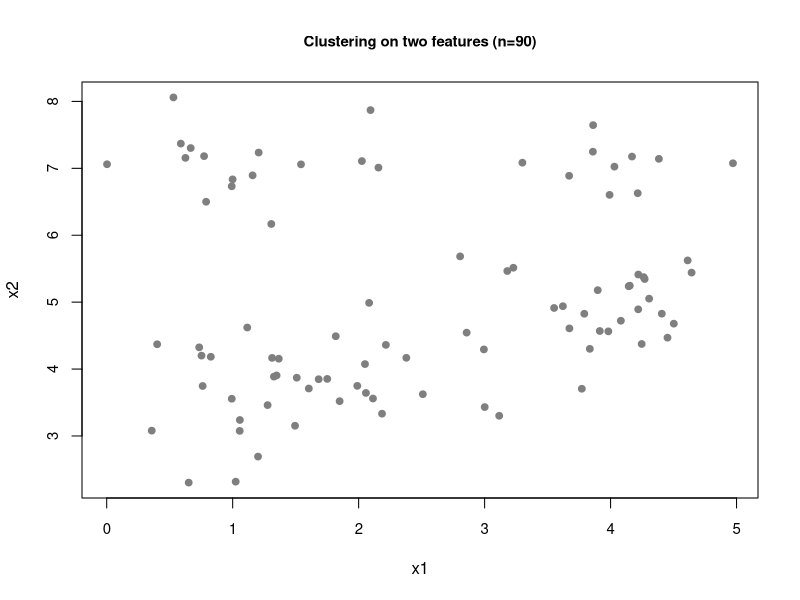

Write R code to recreate this figure.
## ---- chunk 1
x1 <- rep(c(1, 2, 4), c(30, 25, 35))
x2 <- rep(c(1, 5, 2, 5, 3), c(10, 12, 28, 15, 25))
set.seed(1235)      ## fixed for consistency between instances
x1 <- x1 + 0.5*rnorm(x1)
x2 <- x2 + 2 + 0.4*rnorm(x2) 
data <- data.frame(x1, x2)
## ---- chunk 2
#plot data
plot(data, pch=19, col="gray50", main="Clustering on two features (n=90)", 
     cex=0.9, cex.main=0.9, cex.axis=0.9)
